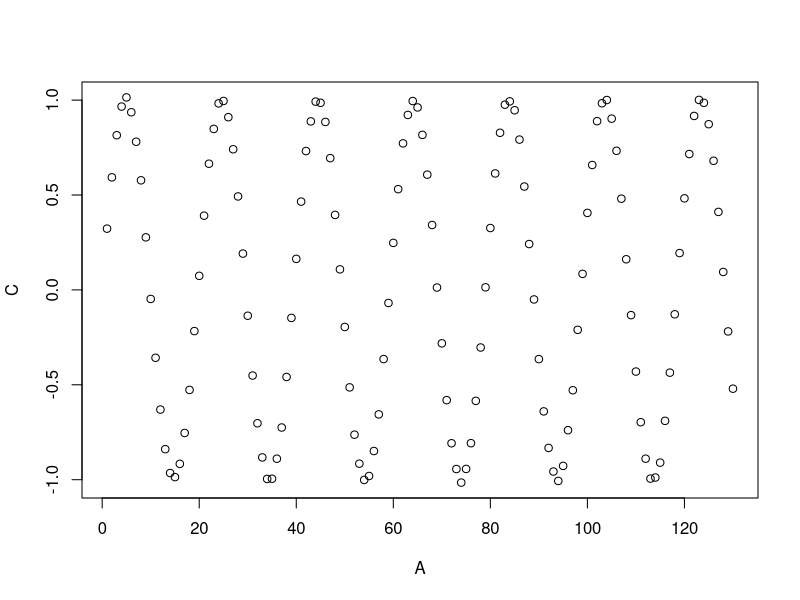
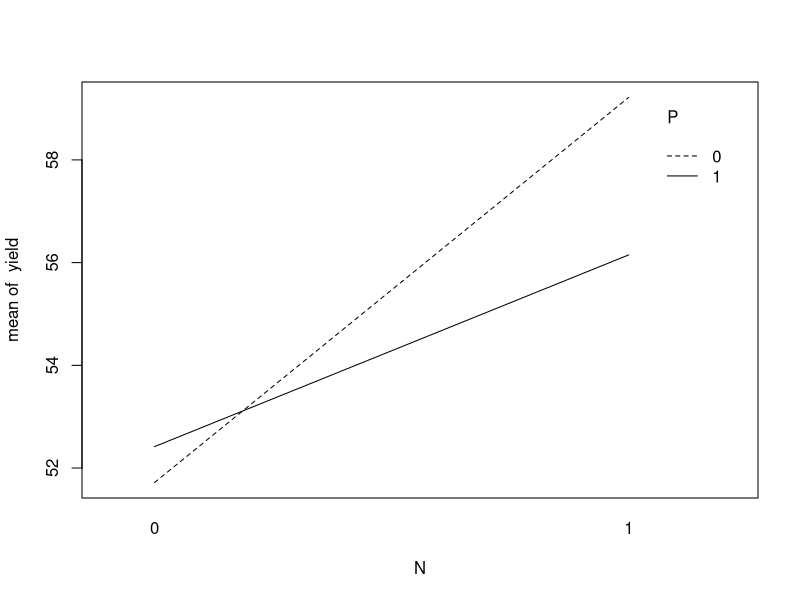
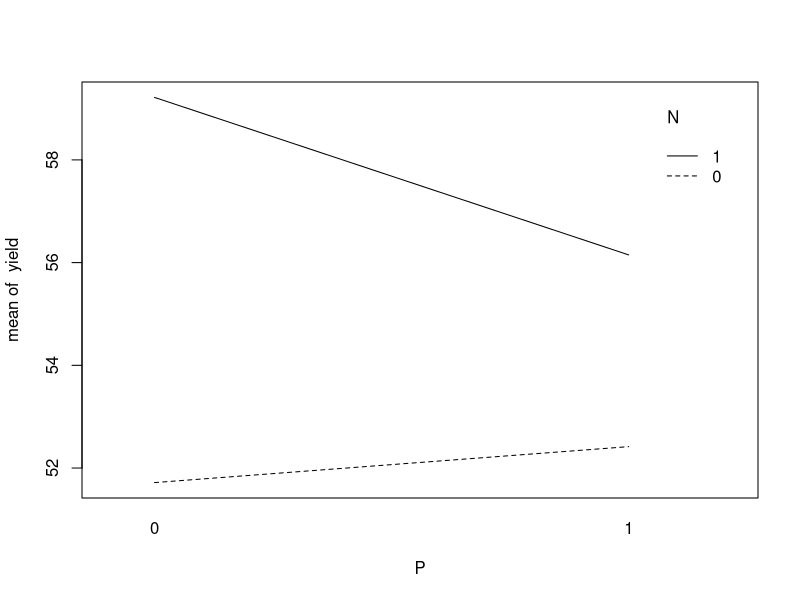

The R script that drew these images, in order: (Note: this script raises an error after producing the figures.)

# Cool Base R Functions
# David Moore
# 10-3-2019

# The 'gsub' function is for substituting
# character strings with other character strings

gsub("r", "R", "response")
(Column_Names <- paste("response", 1:15, sep = "_"))
gsub("response", "yield", Column_Names)
gsub("_", "", Column_Names)
gsub("[.]", "_", colnames(iris)) # A simple period
# doesn't work here because of regular expressions.

# The 'rle' (run-length encoding) function

A <- c(1:(26 * 5))
B <- rep(LETTERS, each = 5)
C <- rnorm((5 * 26), 0, 0.01) + sin((1:(26 * 5)) / pi)
df1 <- data.frame(A, B, C)
plot(C ~ A, df1)

# What if we want to know how many time periods there are
# that contain consecutive values in column 'C' that are
# all less than -0.5?

df1$D <- df1$C < (-0.5)
rle(df1$D)

# Unfortunately, this is in list form, but we can
# convert it into a data frame if we need to:

str(rle(df1$D))
(rle_df <- data.frame(lengths = rle(df1$D)$lengths, values = rle(df1$D)$values))

# '&' (and) and '|' (or) logical operators and the
# 'any' and 'all' functions

vector1 <- c(T, T, T, F, T, T, F)
vector2 <- c(T, T, T, T, T, T, T)
vector3 <- c(F, F, F, F, F, F, F)
vector4 <- c(T, T, F, F, T, F, T)

# '&' and '|' work between vectors:

vector1
vector4
vector1 & vector4
vector1 | vector4

# 'any' and 'all' are similar, but they work within vectors:

vector1
any(vector1)
vector2
any(vector2)
vector3
any(vector3)

# The 'with' function makes it so that you don't have to
# keep typing out the data frame name every time you want
# to use a column from that data frame:

# We know these work:

lm(mtcars$mpg ~ mtcars$cyl * mtcars$wt)
lm(mpg ~ cyl * wt, data = mtcars)

# Here's another shortcut:

with(mtcars, lm(mpg ~ wt * cyl))

# One more example:

(iris$Sepal.Ratio <- with(iris, Sepal.Width / Sepal.Length))

# 'interaction.plot' can be used to investigate interactions:

View(npk)
with(npk, anova(lm(yield ~ N * P + block)))

# Though the 2-way interaction of 'N' and 'P' isn't significant,
# we're still going to check it out (just for fun).

with(npk, interaction.plot(N, P, yield))
with(npk, interaction.plot(P, N, yield))

# Finding how many times one number goes into another one,
# finding remainders, rounding, etc.

# What is 5 divided by 3?

5 / 3

# How many times does 3 go into 5?

5 %/% 3

# What is the remainder when 5 is divided by 3?

5 %% 3

# Here's a practical example of why you might
# want to use the above functions:

# You have columns 'response_1', 'response_2,
# 'response_3', etc., up to 'response_15'

(Column_Names <- paste("response", 1:15, sep = "_"))

# These responses occur in groups of 3:
# responses 1 through 3 were measured from
# tree 1, responses 4 through 6 were measured
# from tree 2, etc.

Number_of_Responses_per_Tree <- 3

# We want to add tree number to the column names.

# First, let's extract the response numbers:

(Response_Numbers <- as.numeric(gsub("response_", "", Column_Names)))

# To generate tree numbers, we'll use the '%/%
# function as above:

Response_Numbers %/% Number_of_Responses_per_Tree

# It looks like we're off a little - we should start
# with 3 consecutive ones and end with three consecutive
# fives. So, let's try doing the same thing, but we'll
# start with 'Response_Numbers + 2' instead of
# 'Response_Numbers':

(Response_Numbers + 2) %/% Number_of_Responses_per_Tree

# That seemed to work. Let's save that output as an object.

Tree_Numbers <- (Response_Numbers + 2) %/% Number_of_Responses_per_Tree

(New_Column_Names <- paste(Column_Names, "tree", Tree_Numbers, sep = "_"))

# We also want to add tree height in. The first measurement
# from each tree was taken at the base, the second was taken
# from a height of 5 m, and the third was taken in the
# canopy.

# We can use the '%%' function to help with this:

Response_Numbers %% Number_of_Responses_per_Tree

# Again, we're off a little.

(Response_Numbers - 1) %% Number_of_Responses_per_Tree

# One more step....

((Response_Numbers - 1) %% Number_of_Responses_per_Tree) + 1
Canopy_Positions_Numeric <- ((Response_Numbers - 1) %% Number_of_Responses_per_Tree) + 1

# Great. Now, we can set all of the '1's equal to
# 'ground', all of the '2's equal to 'midcanopy',
# and all of the '3's equal to 'upper_canopy'.

(Canopy_Positions <- ifelse(Canopy_Positions_Numeric == 1, 'ground', ifelse(Canopy_Positions_Numeric == 2, 'midcanopy', 'upper_canopy')))

# Okay; we are at the last step.

(Final_Column_Names <- paste(New_Column_Names, Canopy_Positions, sep = "_"))

# Rounding

round(3.4)
round(3.6)
round(3.5)
ceiling(3.4)
floor(3.4)
pi
round(pi, digits = 2) # For the 'round'
# function, the 'digits' argument specifies
# how many decimal places to round to.
signif(pi, digits = 3) # For the 'signif'
# function, the 'digits' argument specifies
# how many significant digits to round to.
signif(10000.34, digits = 3)

# 'cut'

# We wish to sort up our vector of responses
# into 'low', medium', and 'high'.

npk$yield

# 'low' yields are below 50 and 'high' yields
# are above 60.

cut(npk$yield, c(0, 50, 60, 100), c('low', 'medium', 'high'))

# We could also split these yields up by terciles.

Terciles <- quantile(npk$yield, probs = c(0, 1/3, 2/3, 1))
cut(npk$yield, c(Terciles[1], Terciles[2], Terciles[3], Terciles[4]), c('low', 'medium', 'high'))

# 'cut' is a little more efficient that nesting
# 'ifelse' functions when you're dealing with numeric
# data.

# What if you're working with non-numeric data?

# The 'switch' statement

switch (1, "cat", "dog", "horse")
switch (2, "cat", "dog", "horse")
switch (3, "cat", "dog", "horse")
switch (4, "cat", "dog", "horse")
x <- 2
switch (x, "cat", "dog", "horse")

# Like an 'if' statement, 'switch' does not
# work on vectors.

y <- 1:3
switch(y, "cat", "dog", "horse")

# Though 'switch' does not work in this
# instance, we can still convert a vector
# of numbers into the desired character
# strings all at once, though. Let's turn
# our numeric vector into levels of a factor.

y <- as.factor(y)
str(y)

# We can assign names to factor levels (i.e.,
# numbers) by using the 'levels' function (as
# long as the object containing the numbers is
# of class 'factor')

levels(y) <- c("cat", "dog", "horse")
y

z <- c(1, 3, 3, 2, 3, 1, 2, 1, 3)
z <- as.factor(z)
levels(z) <- c("cat", "dog", "horse")
z
